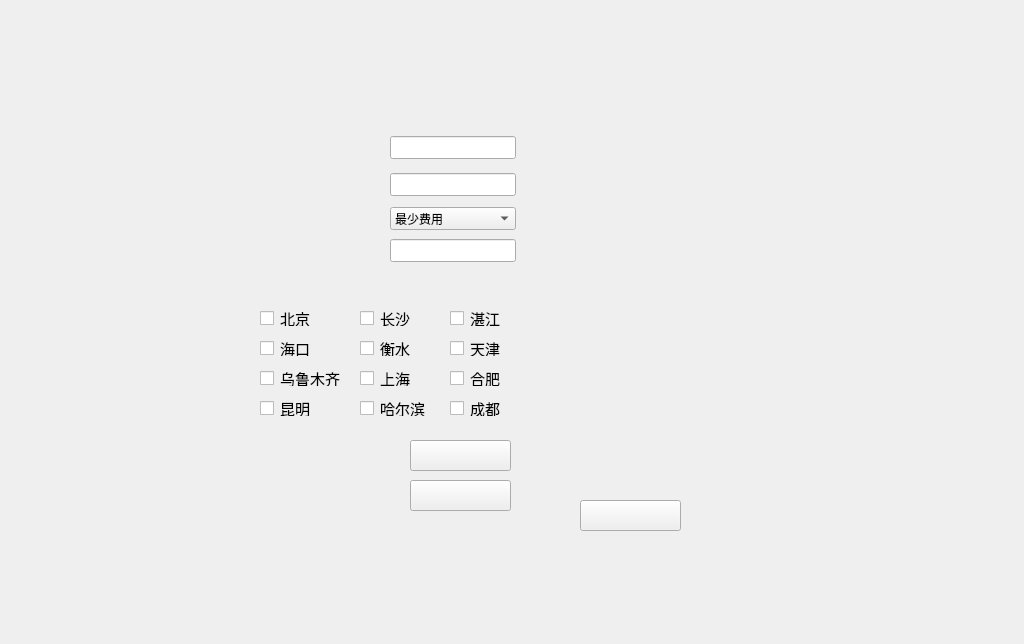
<?xml version="1.0" encoding="UTF-8"?>
<ui version="4.0">
 <class>Widget</class>
 <widget class="QWidget" name="Widget">
  <property name="geometry">
   <rect>
    <x>0</x>
    <y>0</y>
    <width>1024</width>
    <height>644</height>
   </rect>
  </property>
  <property name="windowTitle">
   <string>Widget</string>
  </property>
  <property name="styleSheet">
   <string notr="true"/>
  </property>
  <widget class="QLineEdit" name="lineEdit_limitTime">
   <property name="geometry">
    <rect>
     <x>390</x>
     <y>239</y>
     <width>126</width>
     <height>23</height>
    </rect>
   </property>
   <property name="styleSheet">
    <string notr="true">font: 11pt &quot;Agency FB&quot;;</string>
   </property>
  </widget>
  <widget class="QLineEdit" name="lineEdit_cityStart">
   <property name="geometry">
    <rect>
     <x>390</x>
     <y>136</y>
     <width>126</width>
     <height>23</height>
    </rect>
   </property>
   <property name="styleSheet">
    <string notr="true">font: 11pt &quot;Agency FB&quot;;</string>
   </property>
  </widget>
  <widget class="QLineEdit" name="lineEdit_cityEnd">
   <property name="geometry">
    <rect>
     <x>390</x>
     <y>173</y>
     <width>126</width>
     <height>23</height>
    </rect>
   </property>
   <property name="styleSheet">
    <string notr="true">font: 11pt &quot;Agency FB&quot;;</string>
   </property>
  </widget>
  <widget class="QComboBox" name="comboBox_startegy">
   <property name="geometry">
    <rect>
     <x>390</x>
     <y>207</y>
     <width>126</width>
     <height>23</height>
    </rect>
   </property>
   <property name="styleSheet">
    <string notr="true">font: 11pt &quot;Agency FB&quot;;</string>
   </property>
   <item>
    <property name="text">
     <string>最少费用</string>
    </property>
   </item>
   <item>
    <property name="text">
     <string>最少时间</string>
    </property>
   </item>
   <item>
    <property name="text">
     <string>限时最少费用</string>
    </property>
   </item>
  </widget>
  <widget class="QGroupBox" name="groupBox_passCity">
   <property name="geometry">
    <rect>
     <x>240</x>
     <y>300</y>
     <width>291</width>
     <height>121</height>
    </rect>
   </property>
   <property name="styleSheet">
    <string notr="true">border:0px solid;</string>
   </property>
   <property name="title">
    <string/>
   </property>
   <widget class="QCheckBox" name="checkBox_beijing">
    <property name="geometry">
     <rect>
      <x>20</x>
      <y>10</y>
      <width>71</width>
      <height>16</height>
     </rect>
    </property>
    <property name="font">
     <font>
      <pointsize>11</pointsize>
     </font>
    </property>
    <property name="text">
     <string>北京</string>
    </property>
   </widget>
   <widget class="QCheckBox" name="checkBox_changsha">
    <property name="geometry">
     <rect>
      <x>120</x>
      <y>10</y>
      <width>71</width>
      <height>16</height>
     </rect>
    </property>
    <property name="font">
     <font>
      <pointsize>11</pointsize>
     </font>
    </property>
    <property name="text">
     <string>长沙</string>
    </property>
   </widget>
   <widget class="QCheckBox" name="checkBox_haikou">
    <property name="geometry">
     <rect>
      <x>20</x>
      <y>40</y>
      <width>71</width>
      <height>16</height>
     </rect>
    </property>
    <property name="font">
     <font>
      <pointsize>11</pointsize>
     </font>
    </property>
    <property name="text">
     <string>海口</string>
    </property>
   </widget>
   <widget class="QCheckBox" name="checkBox_haerbin">
    <property name="geometry">
     <rect>
      <x>120</x>
      <y>100</y>
      <width>71</width>
      <height>16</height>
     </rect>
    </property>
    <property name="font">
     <font>
      <pointsize>11</pointsize>
     </font>
    </property>
    <property name="text">
     <string>哈尔滨</string>
    </property>
   </widget>
   <widget class="QCheckBox" name="checkBox_wlmqi">
    <property name="geometry">
     <rect>
      <x>20</x>
      <y>70</y>
      <width>81</width>
      <height>16</height>
     </rect>
    </property>
    <property name="font">
     <font>
      <pointsize>11</pointsize>
     </font>
    </property>
    <property name="text">
     <string>乌鲁木齐</string>
    </property>
   </widget>
   <widget class="QCheckBox" name="checkBox_henshui">
    <property name="geometry">
     <rect>
      <x>120</x>
      <y>40</y>
      <width>71</width>
      <height>16</height>
     </rect>
    </property>
    <property name="font">
     <font>
      <pointsize>11</pointsize>
     </font>
    </property>
    <property name="text">
     <string>衡水</string>
    </property>
   </widget>
   <widget class="QCheckBox" name="checkBox_tianjin">
    <property name="geometry">
     <rect>
      <x>210</x>
      <y>40</y>
      <width>71</width>
      <height>16</height>
     </rect>
    </property>
    <property name="font">
     <font>
      <pointsize>11</pointsize>
     </font>
    </property>
    <property name="text">
     <string>天津</string>
    </property>
   </widget>
   <widget class="QCheckBox" name="checkBox_zhanjiang">
    <property name="geometry">
     <rect>
      <x>210</x>
      <y>10</y>
      <width>71</width>
      <height>16</height>
     </rect>
    </property>
    <property name="font">
     <font>
      <pointsize>11</pointsize>
     </font>
    </property>
    <property name="text">
     <string>湛江</string>
    </property>
   </widget>
   <widget class="QCheckBox" name="checkBox_chendu">
    <property name="geometry">
     <rect>
      <x>210</x>
      <y>100</y>
      <width>71</width>
      <height>16</height>
     </rect>
    </property>
    <property name="font">
     <font>
      <pointsize>11</pointsize>
     </font>
    </property>
    <property name="text">
     <string>成都</string>
    </property>
   </widget>
   <widget class="QCheckBox" name="checkBox_shanghai">
    <property name="geometry">
     <rect>
      <x>120</x>
      <y>70</y>
      <width>71</width>
      <height>16</height>
     </rect>
    </property>
    <property name="font">
     <font>
      <pointsize>11</pointsize>
     </font>
    </property>
    <property name="text">
     <string>上海</string>
    </property>
   </widget>
   <widget class="QCheckBox" name="checkBox_heifei">
    <property name="geometry">
     <rect>
      <x>210</x>
      <y>70</y>
      <width>71</width>
      <height>16</height>
     </rect>
    </property>
    <property name="font">
     <font>
      <pointsize>11</pointsize>
     </font>
    </property>
    <property name="text">
     <string>合肥</string>
    </property>
   </widget>
   <widget class="QCheckBox" name="checkBox_kunming">
    <property name="geometry">
     <rect>
      <x>20</x>
      <y>100</y>
      <width>71</width>
      <height>16</height>
     </rect>
    </property>
    <property name="font">
     <font>
      <pointsize>11</pointsize>
     </font>
    </property>
    <property name="text">
     <string>昆明</string>
    </property>
   </widget>
  </widget>
  <widget class="QPushButton" name="pushButton_check">
   <property name="geometry">
    <rect>
     <x>410</x>
     <y>440</y>
     <width>101</width>
     <height>31</height>
    </rect>
   </property>
   <property name="styleSheet">
    <string notr="true">font: 11pt &quot;Agency FB&quot;;
background-image: url(:/image/start.jpg);</string>
   </property>
   <property name="text">
    <string/>
   </property>
  </widget>
  <widget class="QPushButton" name="pushButton_exit">
   <property name="geometry">
    <rect>
     <x>410</x>
     <y>480</y>
     <width>101</width>
     <height>31</height>
    </rect>
   </property>
   <property name="styleSheet">
    <string notr="true">font: 11pt &quot;Agency FB&quot;;
background-image: url(:/image/exit.jpg);</string>
   </property>
   <property name="text">
    <string/>
   </property>
  </widget>
  <widget class="QPushButton" name="pushButton_change">
   <property name="geometry">
    <rect>
     <x>580</x>
     <y>500</y>
     <width>101</width>
     <height>31</height>
    </rect>
   </property>
   <property name="styleSheet">
    <string notr="true">font: 11pt &quot;Agency FB&quot;;
background-image: url(:/image/change.jpg);</string>
   </property>
   <property name="text">
    <string/>
   </property>
  </widget>
  <widget class="QLabel" name="labeltime">
   <property name="geometry">
    <rect>
     <x>650</x>
     <y>421</y>
     <width>111</width>
     <height>31</height>
    </rect>
   </property>
   <property name="styleSheet">
    <string notr="true">font: 11pt &quot;Agency FB&quot;;</string>
   </property>
   <property name="text">
    <string/>
   </property>
  </widget>
  <widget class="QLabel" name="labelstatus">
   <property name="geometry">
    <rect>
     <x>650</x>
     <y>460</y>
     <width>321</width>
     <height>41</height>
    </rect>
   </property>
   <property name="styleSheet">
    <string notr="true">font: 11pt &quot;Agency FB&quot;;</string>
   </property>
   <property name="text">
    <string/>
   </property>
  </widget>
 </widget>
 <layoutdefault spacing="6" margin="11"/>
 <resources/>
 <connections/>
</ui>
